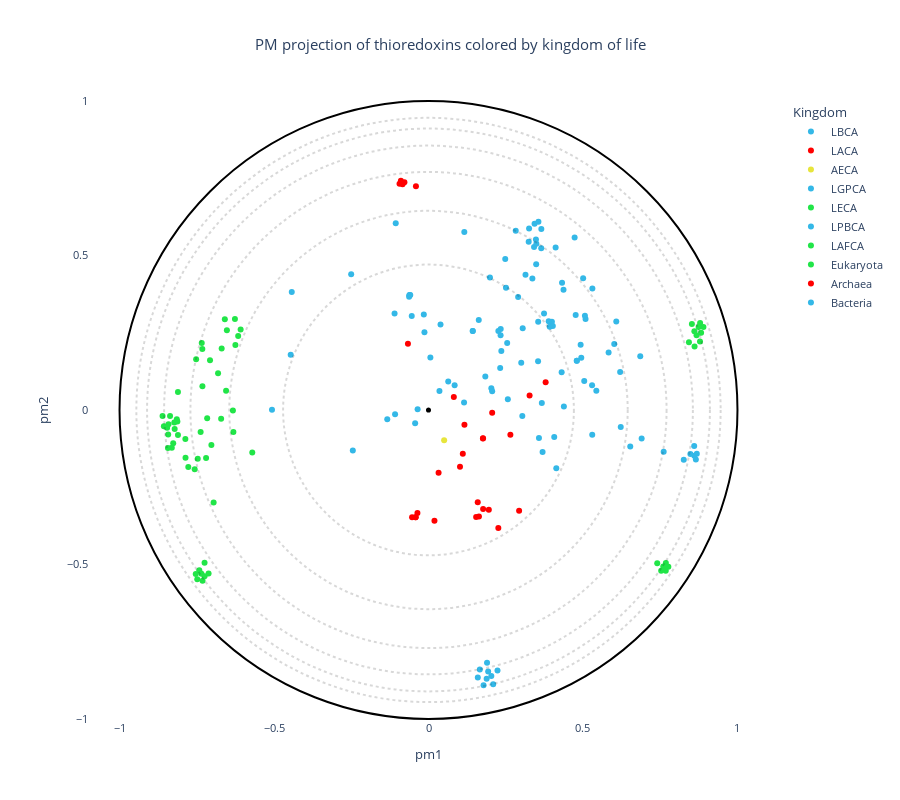

Notebook source saved alongside this figure:
### Code cell
# OPTIONS =================================================
title = "PM projection of thioredoxins colored by kingdom of life"                                  
#----------------------------------------------------------
# Select the coloring from annotation .csv file:
labels_name = "Kingdom"
# Select classes to label among the "labels_name" column (comma separated list):
labels_text = ""
show_text = False
#----------------------------------------------------------
# Use a custom color palette:
color_palette = trx_palette
use_custom_palette = True
#==========================================================


#Check projection visualization parameters
#Labels name
if labels_name == "" and path_annotation == "dummy_annotation.csv":
    labels_name = "default"
elif labels_name == "":
    labels_name = None
elif labels_name not in annotation_names:
    raise NameError(f"labels_name {labels_name} is not in the availables annotations.\nAvailables annotations: {annotation_names}")

#Labels text
try:
    labels_text = [s.strip() for s in labels_text.split(",")]
except:
    print("Error: label_text field is not a valid list.")

#Convert labels_text to labels_name dtype
if labels_name and labels_name != "default":
    try:
        labels_text_dtype = df_annotation[labels_name].dtypes
        labels_text = list(np.array(labels_text).astype(labels_text_dtype))
    except:
        raise TypeError(f'"labels_text" is not compatible with {labels_name}" data format ({labels_text_dtype}).')

if not use_custom_palette:
    color_palette = None

#Plot graph
fig = plot_embedding_interactive(df_embedding, 
                                 labels_name = labels_name,
                                 show_text = show_text,
                                 labels_text = labels_text,
                                 color_palette = color_palette, 
                                 title = title, 
                                 fontsize = 11)
fig.show()

### Figure 1 — Plotly figure (JSON) as saved in the notebook; plotly's stock layout.template omitted (floating-point values rounded to 4 significant figures; data arrays with more than 128 entries replaced by an {"elided": "..."} marker saying what was removed)
{"data": [{"customdata": [[0, "LBCA", "LBCA", "LBCA", "OTHERS"]], "hovertemplate": "<b>%{hovertext}</b><br><br>Kingdom=%{customdata[2]}<br>pm1=%{x}<br>pm2=%{y}<br>Unnamed: 0=%{customdata[0]}<br>Species=%{customdata[1]}<br>Family=%{customdata[3]}<br>Color_eukaryota=%{customdata[4]}<extra></extra>", "hovertext": ["LBCA"], "legendgroup": "LBCA", "marker": {"color": "#34b8e7", "symbol": "circle"}, "mode": "markers", "name": "LBCA", "orientation": "v", "showlegend": true, "type": "scatter", "x": [0.1839], "xaxis": "x", "y": [0.1086], "yaxis": "y"}, {"customdata": [[1, "LACA", "LACA", "LACA", "OTHERS"]], "hovertemplate": "<b>%{hovertext}</b><br><br>Kingdom=%{customdata[2]}<br>pm1=%{x}<br>pm2=%{y}<br>Unnamed: 0=%{customdata[0]}<br>Species=%{customdata[1]}<br>Family=%{customdata[3]}<br>Color_eukaryota=%{customdata[4]}<extra></extra>", "hovertext": ["LACA"], "legendgroup": "LACA", "marker": {"color": "#ff0000", "symbol": "circle"}, "mode": "markers", "name": "LACA", "orientation": "v", "showlegend": true, "type": "scatter", "x": [0.111], "xaxis": "x", "y": [-0.1417], "yaxis": "y"}, {"customdata": [[2, "AECA", "AECA", "AECA", "OTHERS"]], "hovertemplate": "<b>%{hovertext}</b><br><br>Kingdom=%{customdata[2]}<br>pm1=%{x}<br>pm2=%{y}<br>Unnamed: 0=%{customdata[0]}<br>Species=%{customdata[1]}<br>Family=%{customdata[3]}<br>Color_eukaryota=%{customdata[4]}<extra></extra>", "hovertext": ["AECA"], "legendgroup": "AECA", "marker": {"color": "#e7e53c", "symbol": "circle"}, "mode": "markers", "name": "AECA", "orientation": "v", "showlegend": true, "type": "scatter", "x": [0.05059], "xaxis": "x", "y": [-0.09836], "yaxis": "y"}, {"customdata": [[3, "LGPCA", "LGPCA", "LGPCA", "OTHERS"]], "hovertemplate": "<b>%{hovertext}</b><br><br>Kingdom=%{customdata[2]}<br>pm1=%{x}<br>pm2=%{y}<br>Unnamed: 0=%{customdata[0]}<br>Species=%{customdata[1]}<br>Family=%{customdata[3]}<br>Color_eukaryota=%{customdata[4]}<extra></extra>", "hovertext": ["LGPCA"], "legendgroup": "LGPCA", "marker": {"color": "#34b8e7", "symbol": "circle"}, "mode": "markers", "name": "LGPCA", "orientation": "v", "showlegend": true, "type": "scatter", "x": [0.3139], "xaxis": "x", "y": [0.4377], "yaxis": "y"}, {"customdata": [[4, "LECA", "LECA", "LECA", "OTHERS"]], "hovertemplate": "<b>%{hovertext}</b><br><br>Kingdom=%{customdata[2]}<br>pm1=%{x}<br>pm2=%{y}<br>Unnamed: 0=%{customdata[0]}<br>Species=%{customdata[1]}<br>Family=%{customdata[3]}<br>Color_eukaryota=%{customdata[4]}<extra></extra>", "hovertext": ["LECA"], "legendgroup": "LECA", "marker": {"color": "#21e548", "symbol": "circle"}, "mode": "markers", "name": "LECA", "orientation": "v", "showlegend": true, "type": "scatter", "x": [-0.633], "xaxis": "x", "y": [-0.001717], "yaxis": "y"}, {"customdata": [[5, "LPBCA", "LPBCA", "LPBCA", "OTHERS"]], "hovertemplate": "<b>%{hovertext}</b><br><br>Kingdom=%{customdata[2]}<br>pm1=%{x}<br>pm2=%{y}<br>Unnamed: 0=%{customdata[0]}<br>Species=%{customdata[1]}<br>Family=%{customdata[3]}<br>Color_eukaryota=%{customdata[4]}<extra></extra>", "hovertext": ["LPBCA"], "legendgroup": "LPBCA", "marker": {"color": "#34b8e7", "symbol": "circle"}, "mode": "markers", "name": "LPBCA", "orientation": "v", "showlegend": true, "type": "scatter", "x": [0.3002], "xaxis": "x", "y": [0.153], "yaxis": "y"}, {"customdata": [[6, "LAFCA", "LAFCA", "LAFCA", "OTHERS"]], "hovertemplate": "<b>%{hovertext}</b><br><br>Kingdom=%{customdata[2]}<br>pm1=%{x}<br>pm2=%{y}<br>Unnamed: 0=%{customdata[0]}<br>Species=%{customdata[1]}<br>Family=%{customdata[3]}<br>Color_eukaryota=%{customdata[4]}<extra></extra>", "hovertext": ["LAFCA"], "legendgroup": "LAFCA", "marker": {"color": "#21e548", "symbol": "circle"}, "mode": "markers", "name": "LAFCA", "orientation": "v", "showlegend": true, "type": "scatter", "x": [-0.6711], "xaxis": "x", "y": [-0.02832], "yaxis": "y"}, {"customdata": {"elided": "65x5 mixed values"}, "hovertemplate": "<b>%{hovertext}</b><br><br>Kingdom=%{customdata[2]}<br>pm1=%{x}<br>pm2=%{y}<br>Unnamed: 0=%{customdata[0]}<br>Species=%{customdata[1]}<br>Family=%{customdata[3]}<br>Color_eukaryota=%{customdata[4]}<extra></extra>", "hovertext": ["Eukaryota", "Eukaryota", "Eukaryota", "Eukaryota", "Eukaryota", "Eukaryota", "Eukaryota", "Eukaryota", "Eukaryota", "Eukaryota", "Eukaryota", "Eukaryota", "Eukaryota", "Eukaryota", "Eukaryota", "Eukaryota", "Eukaryota", "Eukaryota", "Eukaryota", "Eukaryota", "Eukaryota", "Eukaryota", "Eukaryota", "Eukaryota", "Eukaryota", "Eukaryota", "Eukaryota", "Eukaryota", "Eukaryota", "Eukaryota", "Eukaryota", "Eukaryota", "Eukaryota", "Eukaryota", "Eukaryota", "Eukaryota", "Eukaryota", "Eukaryota", "Eukaryota", "Eukaryota", "Eukaryota", "Eukaryota", "Eukaryota", "Eukaryota", "Eukaryota", "Eukaryota", "Eukaryota", "Eukaryota", "Eukaryota", "Eukaryota", "Eukaryota", "Eukaryota", "Eukaryota", "Eukaryota", "Eukaryota", "Eukaryota", "Eukaryota", "Eukaryota", "Eukaryota", "Eukaryota", "Eukaryota", "Eukaryota", "Eukaryota", "Eukaryota", "Eukaryota"], "legendgroup": "Eukaryota", "marker": {"color": "#21e548", "symbol": "circle"}, "mode": "markers", "name": "Eukaryota", "orientation": "v", "showlegend": true, "type": "scatter", "x": [-0.8426, -0.8565, -0.846, -0.8109, -0.8146, -0.8127, -0.8608, -0.8415, -0.8365, -0.8216, -0.8228, 0.7403, -0.7869, -0.8433, -0.8309, -0.8263, -0.7864, -0.7469, -0.7775, -0.7199, -0.7533, -0.7484, -0.7313, -0.7418, -0.7349, -0.7247, -0.7248, -0.7118, -0.6955, -0.6811, -0.7521, -0.732, -0.7339, -0.5704, -0.6265, -0.6694, -0.616, -0.6591, -0.608, -0.6525, -0.7071, -0.6315, -0.7568, -0.7027, 0.8611, 0.8429, 0.8675, 0.8898, 0.8743, -0.7164, -0.7375, -0.6551, -0.625, -0.8109, -0.7317, 0.8525, 0.8823, 0.8791, 0.8605, 0.8787, 0.7763, 0.7682, 0.7599, 0.768, 0.7531], "xaxis": "x", "y": [-0.07942, -0.05296, -0.0579, -0.08104, -0.02966, -0.03769, -0.01958, -0.04593, -0.01953, -0.06192, -0.04019, -0.4963, -0.09366, -0.1229, -0.1227, -0.1081, -0.1543, -0.1578, -0.1845, -0.1557, -0.531, -0.5476, -0.5525, -0.5191, -0.5305, -0.5385, -0.4943, -0.5291, -0.2996, 0.1191, 0.1643, 0.1976, 0.217, -0.1379, 0.2947, 0.1989, 0.2396, 0.294, 0.2608, 0.258, 0.1612, -0.07095, -0.1915, -0.1136, 0.2051, 0.2194, 0.2416, 0.2689, 0.2683, -0.02654, -0.07159, 0.06208, 0.2104, 0.05776, 0.07638, 0.2785, 0.2503, 0.2813, 0.2549, 0.2215, -0.5075, -0.4952, -0.507, -0.5201, -0.5205], "yaxis": "y"}, {"customdata": {"elided": "28x5 mixed values"}, "hovertemplate": "<b>%{hovertext}</b><br><br>Kingdom=%{customdata[2]}<br>pm1=%{x}<br>pm2=%{y}<br>Unnamed: 0=%{customdata[0]}<br>Species=%{customdata[1]}<br>Family=%{customdata[3]}<br>Color_eukaryota=%{customdata[4]}<extra></extra>", "hovertext": ["Archaea", "Archaea", "Archaea", "Archaea", "Archaea", "Archaea", "Archaea", "Archaea", "Archaea", "Archaea", "Archaea", "Archaea", "Archaea", "Archaea", "Archaea", "Archaea", "Archaea", "Archaea", "Archaea", "Archaea", "Archaea", "Archaea", "Archaea", "Archaea", "Archaea", "Archaea", "Archaea", "Archaea"], "legendgroup": "Archaea", "marker": {"color": "#ff0000", "symbol": "circle"}, "mode": "markers", "name": "Archaea", "orientation": "v", "showlegend": true, "type": "scatter", "x": [0.2061, 0.102, 0.03265, 0.1763, 0.1764, -0.05321, -0.06654, 0.3272, 0.3792, -0.08389, -0.08934, -0.09376, -0.04063, -0.07796, 0.1163, 0.08196, 0.265, 0.01932, -0.04182, -0.03586, -0.04149, 0.1542, 0.1632, 0.1953, 0.1593, 0.1768, 0.226, 0.2932], "xaxis": "x", "y": [-0.008713, -0.1838, -0.2034, -0.09225, -0.09175, -0.347, 0.2142, 0.04658, 0.08937, 0.7302, 0.7416, 0.7322, 0.7244, 0.7367, -0.0476, 0.04201, -0.08041, -0.3588, -0.3475, -0.3331, -0.3472, -0.3467, -0.3447, -0.3226, -0.2984, -0.3206, -0.3818, -0.3263], "yaxis": "y"}, {"customdata": {"elided": "110x5 mixed values"}, "hovertemplate": "<b>%{hovertext}</b><br><br>Kingdom=%{customdata[2]}<br>pm1=%{x}<br>pm2=%{y}<br>Unnamed: 0=%{customdata[0]}<br>Species=%{customdata[1]}<br>Family=%{customdata[3]}<br>Color_eukaryota=%{customdata[4]}<extra></extra>", "hovertext": ["Bacteria", "Bacteria", "Bacteria", "Bacteria", "Bacteria", "Bacteria", "Bacteria", "Bacteria", "Bacteria", "Bacteria", "Bacteria", "Bacteria", "Bacteria", "Bacteria", "Bacteria", "Bacteria", "Bacteria", "Bacteria", "Bacteria", "Bacteria", "Bacteria", "Bacteria", "Bacteria", "Bacteria", "Bacteria", "Bacteria", "Bacteria", "Bacteria", "Bacteria", "Bacteria", "Bacteria", "Bacteria", "Bacteria", "Bacteria", "Bacteria", "Bacteria", "Bacteria", "Bacteria", "Bacteria", "Bacteria", "Bacteria", "Bacteria", "Bacteria", "Bacteria", "Bacteria", "Bacteria", "Bacteria", "Bacteria", "Bacteria", "Bacteria", "Bacteria", "Bacteria", "Bacteria", "Bacteria", "Bacteria", "Bacteria", "Bacteria", "Bacteria", "Bacteria", "Bacteria", "Bacteria", "Bacteria", "Bacteria", "Bacteria", "Bacteria", "Bacteria", "Bacteria", "Bacteria", "Bacteria", "Bacteria", "Bacteria", "Bacteria", "Bacteria", "Bacteria", "Bacteria", "Bacteria", "Bacteria", "Bacteria", "Bacteria", "Bacteria", "Bacteria", "Bacteria", "Bacteria", "Bacteria", "Bacteria", "Bacteria", "Bacteria", "Bacteria", "Bacteria", "Bacteria", "Bacteria", "Bacteria", "Bacteria", "Bacteria", "Bacteria", "Bacteria", "Bacteria", "Bacteria", "Bacteria", "Bacteria", "Bacteria", "Bacteria", "Bacteria", "Bacteria", "Bacteria", "Bacteria", "Bacteria", "Bacteria", "Bacteria", "Bacteria"], "legendgroup": "Bacteria", "marker": {"color": "#34b8e7", "symbol": "circle"}, "mode": "markers", "name": "Bacteria", "orientation": "v", "showlegend": true, "type": "scatter", "x": [0.504, -0.2449, 0.473, -0.4426, -0.446, -0.5066, 0.1159, 0.03546, 0.006069, 0.0389, -0.01515, -0.1098, -0.05423, -0.0618, -0.06273, -0.061, -0.05906, 0.06388, -0.01311, 0.0846, 0.1151, 0.4381, -0.1061, -0.2502, 0.6011, 0.2568, 0.4799, 0.4069, 0.4136, 0.3692, 0.1989, 0.1627, 0.1435, 0.1429, 0.2546, 0.3924, 0.2094, 0.1783, 0.1882, 0.1894, 0.1931, 0.2233, 0.5083, 0.5062, 0.3668, 0.5304, 0.4763, 0.437, 0.4322, 0.3362, 0.3485, 0.4945, 0.4924, 0.4801, 0.3575, 0.2508, 0.2483, 0.3739, 0.3546, 0.5294, 0.6203, 0.6854, 0.5829, 0.5432, 0.653, 0.6222, 0.3049, 0.232, 0.3036, 0.5299, 0.355, 0.2901, 0.2357, 0.1662, 0.7612, 0.5005, 0.431, 0.2333, 0.6899, 0.2337, 0.2261, -0.04324, -0.03524, -0.1081, -0.1335, 0.2033, 0.2061, 0.3994, 0.4024, 0.389, 0.6077, 0.4114, 0.2823, 0.3432, 0.3256, 0.3558, 0.8262, 0.2033, 0.1596, 0.3652, 0.3242, 0.3477, 0.3416, 0.3491, 0.3649, 0.8684, 0.8603, 0.8476, 0.8653, 0.86], "xaxis": "x", "y": [0.09393, -0.1309, 0.5582, 0.3814, 0.179, 0.0009746, 0.576, 0.06129, 0.1697, 0.2764, 0.3093, 0.3126, 0.3043, 0.3711, 0.3664, 0.3718, 0.372, 0.09201, 0.2517, 0.07977, 0.02409, 0.01105, 0.6046, 0.4393, 0.2138, 0.03459, 0.159, -0.08748, -0.1882, -0.1364, 0.4286, 0.2911, 0.2553, 0.2556, 0.2169, 0.2697, -0.8876, -0.891, -0.8699, -0.8182, -0.8468, -0.8432, 0.2943, 0.3052, 0.02289, 0.3929, 0.3076, 0.3889, 0.412, 0.4259, 0.4719, 0.1687, 0.2113, 0.1594, -0.09041, 0.396, 0.489, 0.3122, 0.1579, 0.07987, 0.123, 0.1736, 0.1863, 0.06254, -0.1184, -0.05521, 0.2648, 0.1355, -0.01956, -0.0801, 0.2854, 0.3654, 0.1907, -0.8396, -0.1349, 0.4259, 0.1223, 0.2422, -0.09249, 0.2618, 0.2556, -0.04311, 0.002677, -0.01394, -0.02968, 0.06993, 0.06082, 0.2857, 0.2717, 0.2871, 0.2866, 0.5262, 0.5802, 0.6026, 0.5873, 0.609, -0.1609, -0.8612, -0.8656, 0.5857, 0.5447, 0.5516, 0.5271, 0.5378, 0.5231, -0.1417, -0.1483, -0.1428, -0.1601, -0.1169], "yaxis": "y"}], "layout": {"font": {"size": 11}, "height": 800, "legend": {"title": {"text": "Kingdom"}, "tracegroupgap": 0}, "plot_bgcolor": "rgba(0, 0, 0, 0)", "shapes": [{"line": {"color": "black", "dash": "dot"}, "opacity": 0.15, "type": "circle", "x0": -0.4706, "x1": 0.4706, "y0": -0.4706, "y1": 0.4706}, {"line": {"color": "black", "dash": "dot"}, "opacity": 0.15, "type": "circle", "x0": -0.6447, "x1": 0.6447, "y0": -0.6447, "y1": 0.6447}, {"line": {"color": "black", "dash": "dot"}, "opacity": 0.15, "type": "circle", "x0": -0.7705, "x1": 0.7705, "y0": -0.7705, "y1": 0.7705}, {"line": {"color": "black", "dash": "dot"}, "opacity": 0.15, "type": "circle", "x0": -0.8557, "x1": 0.8557, "y0": -0.8557, "y1": 0.8557}, {"line": {"color": "black", "dash": "dot"}, "opacity": 0.15, "type": "circle", "x0": -0.9108, "x1": 0.9108, "y0": -0.9108, "y1": 0.9108}, {"line": {"color": "black", "dash": "dot"}, "opacity": 0.15, "type": "circle", "x0": -0.9455, "x1": 0.9455, "y0": -0.9455, "y1": 0.9455}, {"line": {"color": "Black"}, "type": "circle", "x0": -1, "x1": 1, "xref": "x", "y0": -1, "y1": 1, "yref": "y"}, {"fillcolor": "Black", "line": {"color": "Black"}, "type": "circle", "x0": -0.005, "x1": 0.005, "xref": "x", "y0": -0.005, "y1": 0.005, "yref": "y"}], "title": {"text": "PM projection of thioredoxins colored by kingdom of life", "x": 0.5}, "xaxis": {"anchor": "y", "constrain": "domain", "domain": [0, 1], "range": [-1.1, 1.1], "title": {"text": "pm1"}}, "yaxis": {"anchor": "x", "domain": [0, 1], "scaleanchor": "x", "scaleratio": 1, "title": {"text": "pm2"}}, "yaxis2": {"layer": "below traces", "matches": "y", "overlaying": "y"}}}
